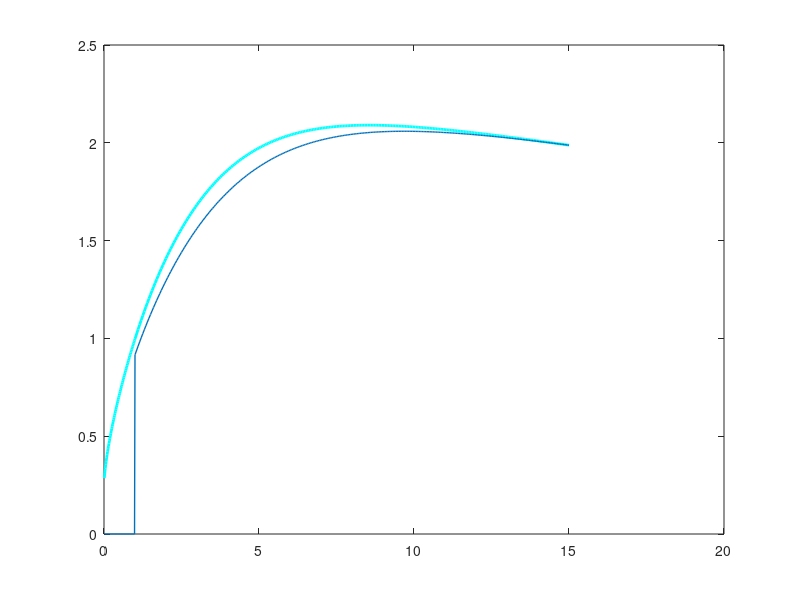

The MATLAB source for this figure: (Note: this script raises an error after producing the figure.)
%%%%%%%%%%%%%%%%%%%%%%%%%%%%%%%%%%%%%%%%%%%%%%%%%%%%%%%%%%%%%%%%%%%%%%%%%%%
%                                                      
%
%                                
%        Description: This m-file considers the Throughput-Sesning time 
%        tradeoff with SNR estimation for the fading channel. In this m-script  
%        the long term analysis is investigted that is, considering invidual 
%        frame. Hence, the SNR is considered constant for the time interval 
%        (tau_est + tau_sen). 
%
%        Clearly the recieved power is distributed according to non central
%        chi-2 distribution, which can be approximated as Gaussian 
%        distribution for large sample count (This again needs an analysis, 
%        on how good is the approximation is?)
%        
%        The simulation is performed to show the following:
%        1) Analyse the throughput vs sensing for different cases 
%           - Ideal case, when SNR is known at the ST (i)
%           - Outage Constraint   
%        2) Confirm the theoretical analysis vs simulation results
%
%        Created on: 17.01.16
%        Last modified: 17.01.16
%        Revision History: 17.01.16 --> File generated   
%  
%%%%%%%%%%%%%%%%%%%%%%%%%%%%%%%%%%%%%%%%%%%%%%%%%%%%%%%%%%%%%%%%%%%%%%%%%%%

clear all;
close all;
clc;
%warning off;


sim = 00;                                                                       % Enable( = 1) to perform simulation, theoretical analysis
th = 00;                                                                        % disable ( = 0) to plot curves, data is read from a file
                                                                                % Theoretical anaylsis is also included of simulation as
                                                                                % numerical integration is involved
%%%%%%%%%%%%%%%%%%%%%%%%%%%%%%%%%%%%%%%%%%%%%%%%%%%%%%%%%%%%%%%%%%%%%%%%%%%
%   Parameters
%%%%%%%%%%%%%%%%%%%%%%%%%%%%%%%%%%%%%%%%%%%%%%%%%%%%%%%%%%%%%%%%%%%%%%%%%%%
P_s = 10^(-10/10);                                                              % Power transmitted by ST, the SNR received at SR 
P_p = 10^(-00/10);                                                              % Power transmitted by PT, the SNR received at SR 
                                                                                % varried using this parameter
noise_power = 10^(-100/10);                                                     % noise power -100 dBm
f_s = 1e6;                                                                      % 1 MHz one band
K = 0.1 * f_s;                                                                  % K = Total number of samples in a frame = T * f_s, T = 100 ms WRAN standard
g_p1_true = 10^(-100/10);                                                       % True Path loss between ST and PR   
g_p2_true = 10^(-100/10);                                                       % True Path loss between PR and SR   
g_s_true = 10^(-080/10);                                                        % True Path loss between ST and SR 
P_H0 = 0.8;                                                                     % Probability of Hypothesis 0
P_d_d = 0.90;                                                                   % Constraint on Probability of detection P_d
mu = 0.05;                                                                       % Outage Probability on probability of detection
m_s = 1;%[0.5 1 2 5 100];                                                          % Nakagam-m parameter
m_p2 = 1;%[0.5 1 2 5 100];                                                         % Nakagam-m parameter
N_s = 1;                                                                       % Number of Pilot Symobols 
est_er = noise_power/N_s;                                                       % Variance of the Estimation error for h_s 

num_test_points = 10000;                    % Test points for evaluating threshold 

%[C_0, C_1] = calc_capacities(alpha_p_2 * P_p / noise_power,... 
%    alpha_s * P_s / noise_power,....
%    noise_power);                           % Capacities at SR, with and without intereference from PT  

%%%%%%%%%%%%%%%%%%%%%%%%%%%%%%%%%%%%%%%%%%%%%%%%%%%%%%%%%%%%%%%%%%%%%%%%%%%
%   Simulation
%%%%%%%%%%%%%%%%%%%%%%%%%%%%%%%%%%%%%%%%%%%%%%%%%%%%%%%%%%%%%%%%%%%%%%%%%%%

if sim
     M = 1e5;                                                                   % Number of realizations 
     %% Simulations parameters
     N_est_sim = 1000;                                                          % N_est_th = number of samples used for estimation = tau * f_s 
     N_sen_sim = [50:500:15000];                                              % N = Total of samples used for sensing = tau * f_s 

     epsilon_id_sim = zeros(1,length(N_sen_sim));                               % Ideal threshold 
     epsilon_oc_sim = zeros(1,length(N_sen_sim));                               % Inaccurate threshold due to incorrect estimation of received power

     P_f_id_sim = zeros(1,length(N_sen_sim));                                   % Probability of false alarm at ST for the ideal case
     P_f_oc_sim = zeros(1,length(N_sen_sim));                                   % Probability of false alarm at ST due to inaccurate estimation of threshold

     P_d_id_sim = zeros(1,length(N_sen_sim));                                   % Probability of detection at ST for the ideal case
     P_d_oc_sim = zeros(1,length(N_sen_sim));                                   % Probability of detection at ST due to inaccurate estimation of threshold
    
     R_id_sim = zeros(1,length(N_sen_sim));                                     % Throughput at SR ideal case
     R_oc_sim = zeros(1,length(N_sen_sim));                                     % Throughput at SR with upper limit of the energy wall

 
          
     
    %% Computation of the estimation 
     % Accurarte energy  
     %Acc_energy = (noise_power + alpha_p_1 * P_p);
     
     for i=1:length(N_sen_sim)
        disp(strcat('N = ',num2str(N_sen_sim(i)))); 
        P_rcvd_ST_H1_sen_sim = zeros(1,M);                                      % Rcvd power samples under Hypothesis 1 (sensing) at ST 
        P_rcvd_ST_H0_sen_sim = zeros(1,M);                                      % Rcvd power samples under Hypothesis 0 (sensing) at ST
        P_rcvd_ST_H1_est_sim = zeros(1,M);                                      % Rcvd power samples under Hypothesis 1 (estimation) at ST
        %P_rcvd_H0_est_sim = zeros(1,M);                                        % Rcvd power samples under Hypothesis 0 (estimation)
        P_rcvd_SR_H1_est_sim = zeros(1,M);                                      % Rcvd power samples under Hypothesis 1 (estimation) at SR 
        g_s_est = zeros(1,M);                                                   % Pilot based estimation at SR 

        
        g_p1_sim = random('gam',m_p2, g_p1_true/m_p2, 1, M);                    % Power gain for the channel g_p2 (including path loss)
        g_p2_sim = random('gam',m_p2, g_p2_true/m_p2, 1, M);                    % Power gain for the channel g_p2 (including path loss)
        g_s_sim = random('gam', m_s, g_s_true/m_s, 1, M);                       % Power gain for the channel g_s (including path loss)   

       %% Ideal Case -- Remember (no estimation)    
        parfor j=1:M
            P_rcvd_ST_H1_sen_sim(j) = mean(random('norm',...
                random('norm',0, sqrt(P_p * g_p1_sim(j)), 1, N_sen_sim(i)),...
                sqrt(noise_power), 1, N_sen_sim(i)).^2);
        end 
        parfor j=1:M  
            P_rcvd_ST_H0_sen_sim(j) = mean(random('norm', 0, sqrt(noise_power), 1, N_sen_sim(i)).^2);
        end 


       %% Determining the performance meteric R for all the different cases
       %% Threshold     
        test_points = linspace(max(P_rcvd_ST_H1_sen_sim), min(P_rcvd_ST_H1_sen_sim),...
            num_test_points);
        
        if 1   % 1) Determining threshold by considering the outage constraint on the P_d
            
            for k= 1:num_test_points
                P_d_test_points = gammainc(N_sen_sim(i) * test_points(k)./...
                 (2 * (P_p * g_p1_sim + noise_power)), N_sen_sim(i)/2, 'upper');
                if (length(find(P_d_test_points <= P_d_d))/M <= mu)    
                    epsilon_id_sim(i) = test_points(k);
                    P_d_id_sim(i) = mean(P_d_test_points);
                    break;
                end
            end
            
        else   % 2) Conventional approach: Determining threshold directly from (P_rcvd_H1 > mu) = P_d_d      
            for k = 1:num_test_points
                if (length(find(P_rcvd_ST_H1_sen_sim > test_points(k)))/M) <= P_d_d   
                    epsilon_id_sim(i) = test_points(k);
                    P_d_id_sim(i) = length(find(P_rcvd_ST_H1_sen_sim > test_points(k)))/M;
                    break;
                end
            end   
        end

       %% Probability of false alarm and probability of detection
        P_f_id_sim(i) = length(find(P_rcvd_ST_H0_sen_sim > epsilon_id_sim(i)))/M;

       %% Expected Rate
        C_0_id_sim = mean(log2(1 + g_s_sim * P_s / noise_power)); 
        C_1_id_sim = mean(log2(1 + g_s_sim * P_s ./ (P_p * g_p2_sim +...
            noise_power)));
        
        R_id_sim(i) = (K - N_sen_sim(i))/K * (P_H0 * (1 -  P_f_id_sim(i)) *...
            C_0_id_sim +  (1 - P_H0) * (1 - P_d_id_sim(i)) * C_1_id_sim);
        
       %% non ideal case -- includes estimation followed by sesning
        if N_sen_sim(i) > N_est_sim
            N_sen_ni_sim = N_sen_sim(i);% - N_est_sim;        % Sensing time for non ideal case

           %% Estimation Phase
            parfor j=1:M            
                P_rcvd_ST_H1_est_sim(j) = mean(random('norm',...
                    random('norm',0, sqrt(P_p * g_p1_sim(j)), 1, N_est_sim),...
                    sqrt(noise_power), 1, N_est_sim).^2);   
                P_rcvd_SR_H1_est_sim(j) = mean(random('norm',...
                    random('norm',0, sqrt(P_p * g_p2_sim(j)), 1, N_est_sim),...
                    sqrt(noise_power), 1, N_est_sim).^2);
                g_s_est(j) = mean(normrnd(sqrt(P_s * g_s_sim(j)), sqrt(noise_power), 1, N_s).^2);

            end 
            
           %% Generate test points to determine the threshold
            test_points = linspace(epsilon_id_sim(i), 0.1 * epsilon_id_sim(i), num_test_points);

          
           %% Outage constraint            
            if 1
              %% Threshold                  
                for k = 1:length(test_points)
                    P_d_test_points = gammainc(N_sen_ni_sim * test_points(k)./...
                        (2 * P_rcvd_ST_H1_est_sim), N_sen_ni_sim/2, 'upper');
                    if (length(find(P_d_test_points <= P_d_d))/M <= mu)    
                        epsilon_oc_sim(i) = test_points(k);
                      %% Expected probability of detection is calculated
                      %% as P_d is random variable;
                        P_d_oc_sim(i) = mean(P_d_test_points);
                        break;
                    end
                end
                   
                C_0_oc_sim = mean(log2(1 + g_s_est/noise_power));
                C_1_oc_sim = mean(log2(1 + g_s_est./P_rcvd_SR_H1_est_sim));
                
                
              %% Probability of false alarm and probability of detection
                P_f_oc_sim(i) = length(find(P_rcvd_ST_H0_sen_sim > epsilon_oc_sim(i)))/M;

                R_oc_sim(i) = (K - N_sen_sim(i))/K * (P_H0 * (1 -  P_f_oc_sim(i)) *...
                    C_0_oc_sim +  (1 - P_H0) * (1 - P_d_oc_sim(i)) * C_1_oc_sim);   
            end
        end
            
        disp(strcat('epsilon_id_sim(i) = ',num2str(epsilon_id_sim(i))));   
        disp(strcat('epsilon_oc_sim(i) = ',num2str(epsilon_oc_sim(i))));   
        disp(strcat('P_f_id_sim(i) = ',num2str(P_f_id_sim(i)))); 
        disp(strcat('P_f_oc_sim(i) = ',num2str(P_f_oc_sim(i))));
        disp(strcat('P_d_id_sim(i) = ',num2str(P_d_id_sim(i)))); 
        disp(strcat('P_d_oc_sim(i) = ',num2str(P_d_oc_sim(i)))); 
        disp(strcat('R_id_sim(i) = ',num2str(R_id_sim(i)))); 
        disp(strcat('R_oc_sim(i) = ',num2str(R_oc_sim(i)))); 
    	save('results_thr_sen_time_tradeoff_fading_m1_sim.mat');
    end
    if ~th      % If theoretical analysis is already simulated the computation ends here.
        quit;
    end
end
    
%%%%%%%%%%%%%%%%%%%%%%%%%%%%%%%%%%%%%%%%%%%%%%%%%%%%%%%%%%%%%%%%%%%%%%%%%%%
%   Theoretical analysis
%%%%%%%%%%%%%%%%%%%%%%%%%%%%%%%%%%%%%%%%%%%%%%%%%%%%%%%%%%%%%%%%%%%%%%%%%%%
if th
   %% Theoretical parameters
    N_est_th = 1000;                                  % N_est_th = number of samples used for estimation = tau * f_s 
    N_sen_th = [10:15:1000,1001,1100:50:15000];    % N = includes the time in samples, for the ideal case their is no
                                                      % estimation time hence sensing time = N_th and the throughput will 
                                                      % attain a nonzero value. For the accurate, the energy walls sensing 
                                                      % time begin after the estimation of the rcvd energy is performed.
                                                      % N_sen = N_th - N_est
%    epsilon_id_th = zeros(1,length(N_sen_th));        % Ideal threshold 
%    epsilon_ac_th = zeros(1,length(N_sen_th));        % AC threshold 
%    epsilon_oc_th = zeros(1,length(N_sen_th));        % OC threshold

    P_f_id_th = zeros(1,length(N_sen_th));            % Probability of false alarmC_0 at ST for the ideal case
    P_f_oc_th = zeros(1,length(N_sen_th));            % Probability of false alarm at ST due to inaccurate estimation of threshold

    P_d_id_th = zeros(1,length(N_sen_th));            % Probability of detection at ST for the ideal case
    P_d_oc_th = zeros(1,length(N_sen_th));            % Probability of detection at ST due to inaccurate estimation of threshold
    
    
    R_id_th = zeros(1,length(N_sen_th));              % Throughput at SR ideal case
    R_ac_th = zeros(1,length(N_sen_th));              % Throughput at SR with accurate estimation
    R_oc_th = zeros(1,length(N_sen_th));              % Throughput at SR with upper limit of the energy wall
    
   %% Expected Rate
    func_C0 = @(t) log2(1 + t * g_s_true * P_s / noise_power) .*...
        1/gamma(m_s) * m_s^(m_s) .* t.^(m_s - 1) .* exp(-m_s * t);
    func_C1 = @(t, u) log2(1 + t * g_s_true * P_s ./ (P_p * u * g_p2_true + noise_power)) .*...
        1/gamma(m_s) * m_s^(m_s) .* t.^(m_s - 1) .* exp(-m_s * t) .*...
        1/gamma(m_p2) * m_p2^(m_p2) .* u.^(m_p2 - 1) .* exp(-m_p2 * u);
    C_0_id_th = integral(func_C0, 0, 100);
    C_1_id_th = integral2(func_C1, 0, 100, 0, 100);
                    
    [C_0_oc_th, C_1_oc_th] = calc_capacities_fad(P_p, P_s, g_p2_true, g_s_true,...
        noise_power, noise_power/N_s, N_est_th, N_s, m_p2, m_s);
 
    parfor i=1:length(N_sen_th)
        disp(strcat('N = ',num2str(N_sen_th(i))));     
        M = 1e2;                                                                   % Number of realizations 
        epsilon_id_th = 0;
        epsilon_oc_th = 0;
        P_rcvd_sim = zeros(1, M);

        %% Determining the performance meteric R for 0all the different cases
        %% Ideal         
        %% Threshold  
         if 1   % 1) Determining threshold by considering the outage constraint on the P_d
            epsilon_id_th = (2/N_sen_th(i)*(P_p * g_p1_true * gammaincinv(1 - mu, m_p2, 'upper')/m_p2 +...
            noise_power) * gammaincinv(P_d_d, N_sen_th(i)/2, 'upper')); 
            
            %% Probability of detection
            func_exp_P_d = @(t) gammainc(N_sen_th(i) * epsilon_id_th./...
                (2 *( t * P_p * g_p1_true + noise_power)), N_sen_th(i)/2, 'upper') .*...
                1/gamma(m_p2) * m_p2^(m_p2) .* t.^(m_p2 - 1) .* exp(-m_p2 * t);
            P_d_id_th(i) = integral(func_exp_P_d, 0, 100);
         
         else  % 2) Conventional approach: Determining threshold directly from (P_rcvd_H1 > mu) = P_d_d     
            g_p1_sim = random('gam',m_p2, g_p1_true/m_p2, 1, M);                       % Power gain for the channel g_p2 (including path loss)
             for k=1:M
                P_rcvd_sim(k) = mean(random('norm',...
                    random('norm',0, sqrt(P_p * g_p1_sim(k)), 1, N_sen_th(i)),...
                    sqrt(noise_power), 1, N_sen_th(i)).^2);
             end
             test_points = linspace(min(P_rcvd_sim), max(P_rcvd_sim), num_test_points);
             P_d_id = zeros(1,num_test_points);
             for k=1:num_test_points
                func_P_rcvd = @(t) gammainc(N_sen_th(i) * test_points(k)./...
                    (2 * (t * P_p * g_p2_true +  noise_power)), N_sen_th(i)/2, 'upper') .*...
                    1/gamma(m_p2) * m_p2^(m_p2) .* t.^(m_p2 - 1) .* exp(- m_p2 * t);
                P_d_id(k) = integral(func_P_rcvd, 0, 100);
                if P_d_id(k) < P_d_d
                    epsilon_id_th = test_points(k);
                    P_d_id_th(i) = P_d_id(k);
                    break;
                end
             end
        end 
       
        %% Probability of false alarm 
        P_f_id_th(i) = gammainc(N_sen_th(i) * epsilon_id_th/(2 * noise_power), N_sen_th(i)/2, 'upper');
      

        
        R_id_th(i) = (K - N_sen_th(i))/K * (P_H0 * (1 -  P_f_id_th(i)) * C_0_id_th +...
            (1 - P_H0) * (1 - P_d_id_th(i)) * C_1_id_th);  
        

        if N_sen_th(i) >= N_est_th
           N_sen_ni_th = N_sen_th(i);% - N_est_th;

           %% Outage case
            if 1
              %% Threshold  
                test_points = linspace(0.1 * epsilon_id_th, 2 * epsilon_id_th, num_test_points);
                P_d_oc = zeros(1,num_test_points);
                for j=1:num_test_points
                   func_P_d = @(t) gammainc(N_est_th * N_sen_ni_th * test_points(j)./...
                       (4 * (P_p * g_p1_true * t + noise_power) * gammaincinv(P_d_d, N_sen_ni_th/2, 'upper')),  N_est_th/2, 'upper') .*...
                       1/gamma(m_p2) * m_p2^(m_p2) .* t.^(m_p2 - 1) .* exp(- m_p2 * t); 
                   P_d_oc(j) = integral(func_P_d, 0, 100);
                   %P_d_oc(j) = gammainc(N_est_th * N_sen_ni_th * test_points(j)./...
                   %    (4 * (P_p * g_p1_true + noise_power) * gammaincinv(P_d_d, N_sen_ni_th/2, 'upper')),  N_est_th/2, 'upper') .*...
                   %    1; 
                   
                    if P_d_oc(j) <= 1 - mu 
                        epsilon_oc_th = test_points(j);
                        %epsilon_oc_or = 4 * (P_p * g_p1_true + noise_power) * gammaincinv(P_d_d, N_sen_ni_th/2, 'upper')...
                        %   * gammaincinv(1 - mu, N_est_th/2, 'upper') / (N_sen_ni_th * N_est_th);
                        if 0
                            x_pts = linspace(1e-6,1-1e-6,10000);
                            PDF_pd_ana = zeros(1, length(x_pts));
                            for k=1:length(x_pts)
                                func_pd = @(t) exp(gammaln(N_sen_ni_th/2) - gammaln(N_est_th/2)) *...  
                                    exp(-epsilon_oc_th * N_est_th * N_sen_ni_th./ (4 * (t * P_p * g_p1_true + noise_power) *...
                                   gammaincinv(x_pts(k),N_sen_ni_th/2,'upper')) + gammaincinv(x_pts(k),N_sen_ni_th/2,'upper')) .*...
                                   (epsilon_oc_th * N_sen_ni_th * N_est_th./ (4 * (t * P_p * g_p1_true + noise_power) *...
                                   gammaincinv(x_pts(k),N_sen_ni_th/2,'upper'))).^(N_est_th/2) .*...
                                    (1/gammaincinv(x_pts(k),N_sen_ni_th/2,'upper'))^(N_sen_ni_th/2) .* ... 
                                   1/gamma(m_p2) * m_p2^(m_p2) .* t.^(m_p2 - 1) .* exp(-m_p2 * t);
                                PDF_pd_ana(k) = integral(func_pd, 0 , 100);    
                                
                            end
                            plot(x_pts, PDF_pd_ana * ((x_pts(3) - x_pts(2))), 'r', 'Linewidth',2.5);
                        end
                        
                      %% Evaluate the intergral using the distribution function
                        if 1
                            x_pts = linspace(0,1,10000);
                            CDF_pts = zeros(1,length(x_pts));
                            for k=1:length(x_pts)
                                func_P_d = @(t) 1 - gammainc(N_est_th * N_sen_ni_th * epsilon_oc_th./...
                                    (4 * (P_p * g_p1_true * t + noise_power) * gammaincinv(x_pts(k), N_sen_ni_th/2, 'upper')),  N_est_th/2, 'upper') .*...
                                    1/gamma(m_p2) * m_p2^(m_p2) .* t.^(m_p2 - 1) .* exp(- m_p2 * t); 
                                CDF_pts(k) = integral(func_P_d, 0, 100);
                            end
                            PDF_pts = diff(CDF_pts);
                            P_d_oc_th(i) = sum(PDF_pts .* x_pts(2:end));
                        else
                        
                            func_P_d = @(u, t) u .* exp(gammaln(N_sen_ni_th/2) - gammaln(N_est_th/2) -... 
                                epsilon_oc_th * N_est_th * N_sen_ni_th./ (4 * (t * P_p * g_p1_true + noise_power) .*...
                                gammaincinv(u ,N_sen_ni_th/2,'upper')) + gammaincinv(u, N_sen_ni_th/2,'upper') +...
                                N_est_th/2 * log(epsilon_oc_th * N_sen_ni_th * N_est_th./ (4 * (t * P_p * g_p1_true + noise_power) .*...
                                gammaincinv(u, N_sen_ni_th/2,'upper'))) +...
                                (N_sen_ni_th/2) * log(1./gammaincinv(u, N_sen_ni_th/2,'upper'))) .*...
                                1/gamma(m_p2) * m_p2^(m_p2) .* t.^(m_p2 - 1) .* exp(-m_p2 * t);
                             P_d_oc_th(i) = integral2(func_P_d, 0, 1, 0, 100);
                        end
                        break;
                    end
                end

              %% Probability of false alarm and expected probability of dectection
                P_f_oc_th(i) = gammainc(N_sen_ni_th * epsilon_oc_th/(2 * noise_power), N_sen_ni_th/2, 'upper');
                
                R_oc_th(i) = (K - N_sen_th(i))/K * (P_H0 * (1 -  P_f_oc_th(i)) * C_0_oc_th +...
                (1 - P_H0) * (1 - P_d_oc_th(i)) * C_1_oc_th);
            end
        end        
        
        disp(strcat('epsilon_id_th = ',num2str(epsilon_id_th)));
        disp(strcat('epsilon_oc_th = ',num2str(epsilon_oc_th)));
        disp(strcat('P_f_id_th(i) = ',num2str(P_f_id_th(i)))); 
        disp(strcat('P_f_oc_th(i) = ',num2str(P_f_oc_th(i))));
        disp(strcat('P_d_id_th(i) = ',num2str(P_d_id_th(i)))); 
        disp(strcat('P_d_oc_th(i) = ',num2str(P_d_oc_th(i)))); 
        disp(strcat('R_id_th(i) = ',num2str(R_id_th(i)))); 
        disp(strcat('R_oc_th(i) = ',num2str(R_oc_th(i)))); 


    end
    % Optimum throughput for the ideal model
    [R_id_opt index] = max(R_id_th);
    N_id_opt = N_sen_th(index);
    
    % Optimum throughput for the estimation model -- average constraint case
    [R_ac_opt index] = max(R_ac_th);
    N_ac_opt = N_sen_th(index);
    
    % Optimum throughput for the estimation model -- outage constraint case
    [R_oc_opt index] = max(R_oc_th);
    N_oc_opt = N_sen_th(index);
    save('results_thr_sen_time_tradeoff_fading_m1_5_th.mat');
    quit;
end

%%%%%%%%%%%%%%%%%%%%%%%%%%%%%%%%%%%%%%%%%%%%%%%%%%%%%%%%%%%%%%%%%%%%%
%             Sensing throughput tradeoff
%%%%%%%%%%%%%%%%%%%%%%%%%%%%%%%%%%%%%%%%%%%%%%%%%%%%%%%%%%%%%%%%%%%%%

%%%%%%%%%%%%%%%%%%%%%%%%%%%%%%%%%%%%%%%%%%%%%%%%%%%%%%%%%%%%%%%%%%%%%%%%%%%
%   Plot curves theoretical analysis
%%%%%%%%%%%%%%%%%%%%%%%%%%%%%%%%%%%%%%%%%%%%%%%%%%%%%%%%%%%%%%%%%%%%%%%%%%%
load('results_thr_sen_time_tradeoff_fading_m1_th.mat');
Fontsize = 8;
[values index] = find(N_sen_th <= 20000);
h1 = plot(N_sen_th(index) * 1e-3, R_id_th(index), 'c', 'LineWidth',2);
hold on,
h2 = plot(N_sen_th(index) * 1e-3, R_oc_th(index), 'LineStyle', '-', 'LineWidth', 1);

if 1
    %%%%%%%%%%%%%%%%%%%%%%%%%%%%%%%%%%%%%%%%%%%%%%%%%%%%%%%%%%%%%%%%%%%%%%%%%%%
    %   Plot curves simulation
    %%%%%%%%%%%%%%%%%%%%%%%%%%%%%%%%%%%%%%%%%%%%%%%%%%%%%%%%%%%%%%%%%%%%%%%%%%%
    load('results_thr_sen_time_tradeoff_fading_m1_sim.mat');
    diff = 3;
    index = 1:diff:length(N_sen_sim);
    hold on,
    h3 = plot(N_sen_sim(index) * 1e-3, R_id_sim(index), 'kx', 'LineWidth',1);
    hold on,
    plot(N_sen_sim(index) * 1e-3, R_oc_sim(index), 'kx', 'LineWidth',1, 'HandleVisibility','off');
end 
hold on,
h4 = plot(N_id_opt * 1e-3, R_id_opt, 'rs', 'LineWidth',1);
hold on,
plot(N_oc_opt * 1e-3, R_oc_opt, 'rs', 'LineWidth',1, 'HandleVisibility','off');

%% m  = 1.5
load('results_thr_sen_time_tradeoff_fading_m1_5_th.mat');
Fontsize = 8;
[values index] = find(N_sen_th <= 20000);
h1 = plot(N_sen_th(index) * 1e-3, R_id_th(index), 'c', 'LineWidth',2);
hold on,
h2 = plot(N_sen_th(index) * 1e-3, R_oc_th(index), 'LineStyle', '-', 'LineWidth', 1);

if 1
    %%%%%%%%%%%%%%%%%%%%%%%%%%%%%%%%%%%%%%%%%%%%%%%%%%%%%%%%%%%%%%%%%%%%%%%%%%%
    %   Plot curves simulation
    %%%%%%%%%%%%%%%%%%%%%%%%%%%%%%%%%%%%%%%%%%%%%%%%%%%%%%%%%%%%%%%%%%%%%%%%%%%
    load('results_thr_sen_time_tradeoff_fading_m1_5_sim.mat');
    diff = 3;
    index = 1:diff:length(N_sen_sim);
    hold on,
    h3 = plot(N_sen_sim(index) * 1e-3, R_id_sim(index), 'kx', 'LineWidth',1);
    hold on,
    plot(N_sen_sim(index) * 1e-3, R_oc_sim(index), 'kx', 'LineWidth',1, 'HandleVisibility','off');
end 
hold on,
h4 = plot(N_id_opt * 1e-3, R_id_opt, 'rs', 'LineWidth',1);
hold on,
plot(N_oc_opt * 1e-3, R_oc_opt, 'rs', 'LineWidth',1, 'HandleVisibility','off');


%%%%%%%%%%%%%%%%%%%%%%%%%%%%%%%%%%%%%%%%%%%%%%%%%%%%%%%%%%%%%%%%%%%%%%%%%%%
%   Plot curves cosmetic makeover
%%%%%%%%%%%%%%%%%%%%%%%%%%%%%%%%%%%%%%%%%%%%%%%%%%%%%%%%%%%%%%%%%%%%%%%%%%%

grid on;
axis([0 max(N_sen_th) * 1e-3 0  max(R_id_opt) * 1.03]);
ylabel('$\rs(\test = \SI{1}{ms}, \tsen)$ [bits/sec/Hz]','FontSize',Fontsize);
xlabel('$\tsen$ [ms]','FontSize',Fontsize);
%hl = legend([h1 h2 h3 h5 h4],'$\rs$', '$\rsac$', '$\rsoc$', '$\ttsen$', 'Sim');
hl = legend([h1 h2 h4 h3],'IM, Problem 3', 'EM, Problem 4', '$\trs(\test,\ttsen)$', 'Simulated');
%set(hl, 'position',[0.725 0.12 0.15 0.31]);
set(hl, 'position',[0.58 0.12 0.32 0.28]);
set(gca,'FontSize',Fontsize);

laprint(1, '../figures/fig_thr_sen_time_tradeoff_fading', 'options', 'factory', 'width', 8, 'scalefonts',...
    'on', 'factor',0.5, 'keepfontprops', 'on');
